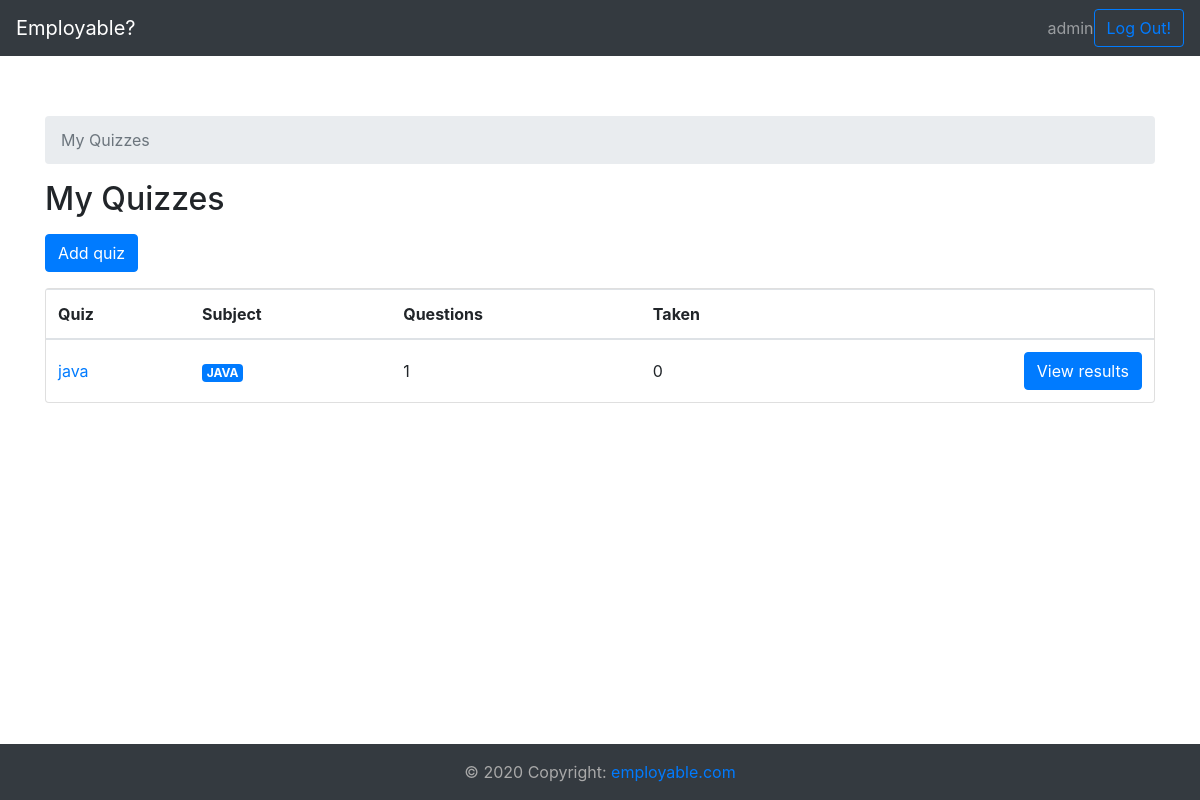
Page /company/quiz/ (signed in) on the committed database.
### accounts/models.py (models this page shows)
class User(AbstractUser):
    is_student = models.BooleanField(default=False)
    is_company = models.BooleanField(default=False)
    has_details = models.BooleanField(default=False)
    about = models.TextField(max_length=1000)
    image = models.ImageField(upload_to='profile_image',blank = True, null = True)
    website = models.CharField(max_length=40)

### exam/models.py (models this page shows, shortened)
class Quiz(models.Model):
    owner = models.ForeignKey(User, on_delete=models.CASCADE, related_name='quizzes')
    name = models.CharField(max_length=255)
    subject = models.ForeignKey(Subject, on_delete=models.CASCADE, related_name='quizzes')
    location = models.CharField(max_length=50)
    skills_Required = models.CharField(max_length = 50)
    education = models.CharField(max_length = 50)
    work_exporience = models.CharField(max_length = 50)
    ctc = models.IntegerField()
    posts = models.CharField(max_length=20)

class Subject(models.Model):
    name = models.CharField(max_length=30)
    color = models.CharField(max_length=7, default='#007bff')
    def get_html_badge(self):
        name = escape(self.name)
        color = escape(self.color)
        html = '<span class="badge badge-primary" style="background-color: %s">%s</span>' % (color, name)
        return mark_safe(html)

### company/views.py (the view)
# urls.py: path('quiz/',views.QuizListView.as_view(),name='quizList'),
class QuizListView(ListView):
    model = Quiz
    ordering = ('name', )
    context_object_name = 'quizzes'
    template_name = 'company/QuizList.html'
    def get_queryset(self):
        queryset = self.request.user.quizzes \
            .select_related('subject') \
            .annotate(questions_count=Count('questions', distinct=True)) \
            .annotate(taken_count=Count('taken_quizzes', distinct=True))
        return queryset

### templates/company/QuizList.html (shortened to what this page needs)
{% load crispy_forms_tags %}
<!DOCTYPE html>
<html lang="en">
<head>
    <link rel="stylesheet" href="https://stackpath.bootstrapcdn.com/bootstrap/4.1.3/css/bootstrap.min.css">
</head>
<body>
    <nav class="navbar navbar-expand-lg navbar-dark bg-dark sticky-top">
        <div class="collapse navbar-collapse" id="navbarTogglerDemo01">
          <a class="navbar-brand" href={% url 'home' %}>Employable?</a>
          {% if user.is_authenticated %}
          <span class="navbar-text active">
            {{user}}
          </span>
          <button class="btn btn-outline-primary my-2 my-sm-0" onclick=location.href='{% url 'logout' %}' type="submit">Log Out!</button>
          {% else %}
            <button class="btn btn-outline-primary my-2 my-sm-0" style = 'margin-right: 4px;' onclick=location.href='{% url 'login' %}'  type="submit">login</button>
            <button class="btn btn-outline-primary my-2 my-sm-0" onclick=location.href='{% url 'signup' %}' type="submit">Signup with us!</button>
          {% endif %}
        </div>
      </nav>
    <div class='container' style= 'margin-top:60px'>
        {% if request.user.is_authenticated %}
        {% if request.user.is_company %}
          <nav aria-label="breadcrumb">
            <ol class="breadcrumb">
              <li class="breadcrumb-item active" aria-current="page">My Quizzes</li>
            </ol>
          </nav>
          <h2 class="mb-3">My Quizzes</h2>
          <a href="{% url 'createQuiz' %}" class="btn btn-primary mb-3" role="button">Add quiz</a>
          <div class="card">
            <table class="table mb-0">
              <thead>
                <tr>
                  <th>Quiz</th>
                  <th>Subject</th>
                  <th>Questions</th>
                  <th>Taken</th>
                  <th></th>
                </tr>
              </thead>
              <tbody>
                {% for quiz in quizzes %}
                  <tr>
                    <td class="align-middle"><a href="{% url 'updateQuiz' quiz.pk %}">{{ quiz.name }}</a></td>
                    <td class="align-middle">{{ quiz.subject.get_html_badge }}</td>
                    <td class="align-middle">{{ quiz.questions_count }}</td>
                    <td class="align-middle">{{ quiz.taken_count }}</td>
                    <td class="text-right">
                      <a href="" class="btn btn-primary">View results</a>
                    </td>
                  </tr>
                {% empty %}
                  <tr>
                    <td class="bg-light text-center font-italic" colspan="5">You haven't created any quiz yet.</td>
                  </tr>
                {% endfor %}
              </tbody>
            </table>
            {% else %}
            <h4>you need to be a company to see this page</h4>
            {% endif %}
            {% else %}
            <h4>first login in</h4>
            {% endif %}
          </div>
</div>
<nav class=" bg-dark fixed-bottom">
    <div class="footer-copyright text-center py-3 container" style='color:darkgray'>© 2020 Copyright:
      <a href="{% url 'home' %}"> employable.com</a>
    </div>
  </nav>
</body>
</html>

### rows in the picture
User: username "admin"
Quiz: name "java", subject.get_html_badge "JAVA", questions_count "1", taken_count "0"
